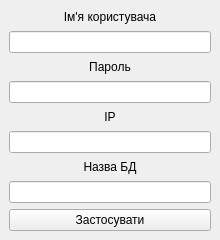
<?xml version="1.0" encoding="UTF-8"?>
<ui version="4.0">
 <class>DataBaseOptions</class>
 <widget class="QMainWindow" name="DataBaseOptions">
  <property name="geometry">
   <rect>
    <x>0</x>
    <y>0</y>
    <width>220</width>
    <height>240</height>
   </rect>
  </property>
  <property name="minimumSize">
   <size>
    <width>220</width>
    <height>240</height>
   </size>
  </property>
  <property name="maximumSize">
   <size>
    <width>220</width>
    <height>240</height>
   </size>
  </property>
  <property name="windowTitle">
   <string>Налаштування БД</string>
  </property>
  <widget class="QWidget" name="centralwidget">
   <layout class="QGridLayout" name="gridLayout">
    <item row="3" column="0">
     <widget class="QLineEdit" name="PasswordLineEdit"/>
    </item>
    <item row="7" column="0">
     <widget class="QLineEdit" name="DBNameLineEdit"/>
    </item>
    <item row="4" column="0">
     <widget class="QLabel" name="label_3">
      <property name="text">
       <string>IP</string>
      </property>
      <property name="alignment">
       <set>Qt::AlignCenter</set>
      </property>
     </widget>
    </item>
    <item row="6" column="0">
     <widget class="QLabel" name="label_4">
      <property name="text">
       <string>Назва БД</string>
      </property>
      <property name="alignment">
       <set>Qt::AlignCenter</set>
      </property>
     </widget>
    </item>
    <item row="0" column="0">
     <widget class="QLabel" name="label">
      <property name="text">
       <string>Ім'я користувача</string>
      </property>
      <property name="alignment">
       <set>Qt::AlignCenter</set>
      </property>
     </widget>
    </item>
    <item row="5" column="0">
     <widget class="QLineEdit" name="HostnameLineEdit"/>
    </item>
    <item row="2" column="0">
     <widget class="QLabel" name="label_2">
      <property name="text">
       <string>Пароль</string>
      </property>
      <property name="alignment">
       <set>Qt::AlignCenter</set>
      </property>
     </widget>
    </item>
    <item row="1" column="0">
     <widget class="QLineEdit" name="UserNameLineEdit"/>
    </item>
    <item row="8" column="0">
     <widget class="QPushButton" name="ApplyButton">
      <property name="text">
       <string>Застосувати</string>
      </property>
     </widget>
    </item>
   </layout>
  </widget>
 </widget>
 <resources/>
 <connections/>
</ui>
